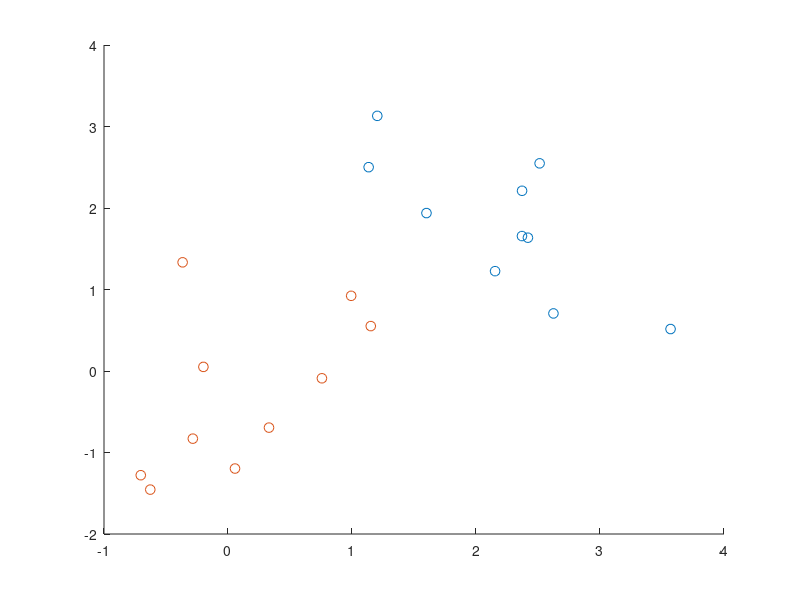

Write MATLAB code to recreate this figure. (Note: this script raises an error after producing the figure.)
clc
N = 10;
K = 2;
Sigma1 = [2 -1;-1 1];
mu1 = [2 2];
remu1=repmat(mu1,N,1);
[n1,d1]=size(remu1);
[E1,Lambda1]=eig(Sigma1);
U1 = sqrt(Lambda1)*E1';
X1 = randn(n1,d1)*U1 + remu1;
scatter(X1(:,1),X1(:,2),50,"bo");
hold on
Sigma2 = [1,0.5;0.5 1];
mu2 = [0 0];
remu2=repmat(mu2,N,1);
[n2,d2]=size(remu2);
[E2,Lambda2]=eig(Sigma2);
U2 = sqrt(Lambda2)*E2';
X2 = randn(n2,d2)*U2 + remu2;
scatter(X2(:,1),X2(:,2),50,"ro");

%QDA decision boundary
emu1 = sum(X1)/ N;
emu2 = sum(X2)/ N;
esum1 = [0 0;0 0]; 
for k=1:length(X1)
   esum1 = esum1+(X1(k,:)-emu1)'*(X1(k,:)-emu1);
end
esum2 = [0 0;0 0];
for k=1:length(X2)
   esum2 = esum2+(X2(k,:)-emu2)'*(X2(k,:)-emu2);
end
esigma1 = esum1/(N-1);
esigma2 = esum2/(N-1);
delta = @(x1,x2) -1/2*log(det(esigma1))-1/2*([x1 x2] - emu1)*inv(esigma1)*([x1 x2]-emu1)'+1/2*log(det(esigma2))+1/2*([x1 x2] - emu2)*inv(esigma2)*([x1 x2]-emu2)';
fimplicit(delta,"g");


% Theoretical Bayes decision boundary
G = @(a,b)(2*pi)^(-1)*abs(det(Sigma1))^(-1/2)*exp((-1/2)*([a b]-mu1)*inv(Sigma1)*([a b]-mu1)') - (2*pi)^(-1)*abs(det(Sigma2))^(-1/2)*exp((-1/2)*([a b]-mu2)*inv(Sigma2)*([a b]-mu2)');
fimplicit(G,"k-");

% Empirical Bayes decision boundary
emu1 = sum(X1)/ N;
emu2 = sum(X2)/ N;
esum1 = [0 0;0 0]; 
for k=1:length(X1)
   esum1 = esum1+(X1(k,:)-emu1)'*(X1(k,:)-emu1);
end
esum2 = [0 0;0 0];
for k=1:length(X2)
   esum2 = esum2+(X2(k,:)-emu2)'*(X2(k,:)-emu2);
end
esigma1 = esum1/(N-1);
esigma2 = esum2/(N-1);
G = @(a,b)(2*pi)^(-1)*abs(det(esigma1))^(-1/2)*exp((-1/2)*([a b]-emu1)*inv(esigma1)*([a b]-emu1)') - (2*pi)^(-1)*abs(det(esigma2))^(-1/2)*exp((-1/2)*([a b]-emu2)*inv(esigma2)*([a b]-emu2)');
fimplicit(G,"k--");

legend("sample1","sample2","QDA","Bayes(theoretical)","Bayes(estimated)",'Location','northwest')
xlabel('x1','FontSize',12);
ylabel('x2','FontSize',12);
hold off